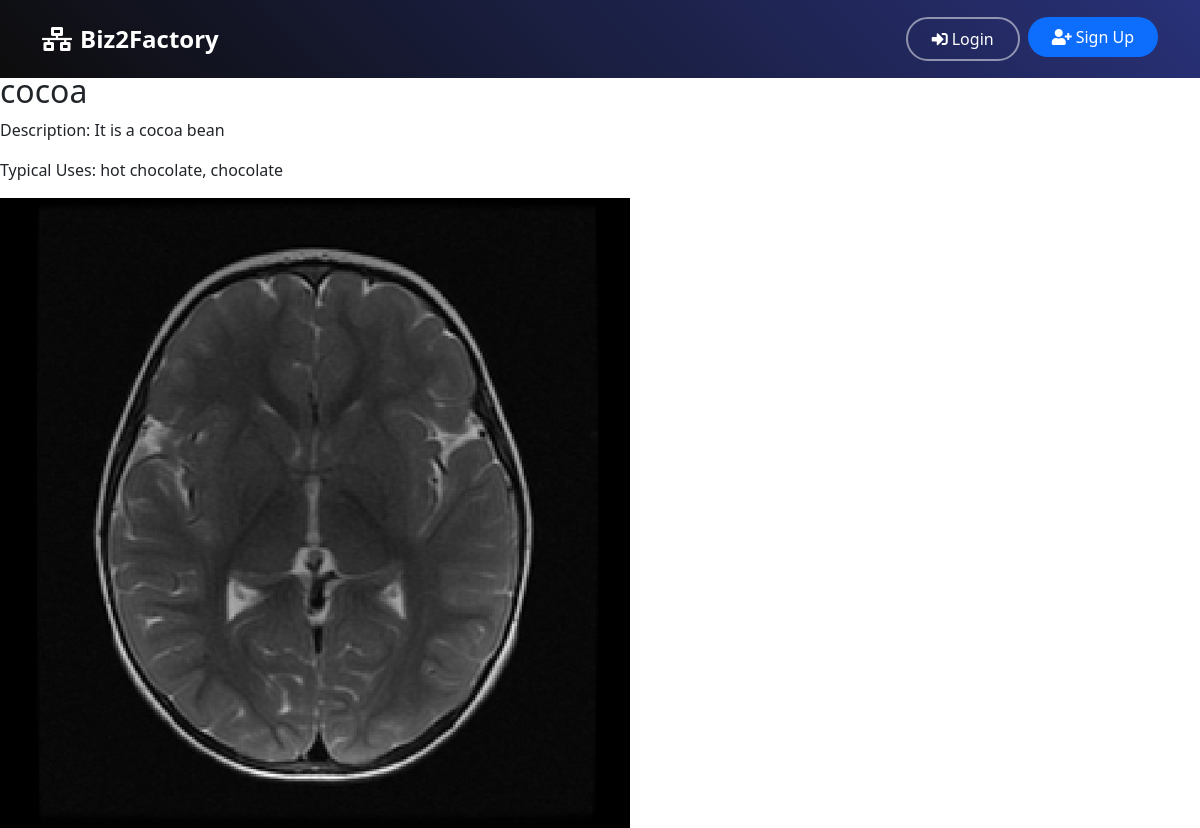
The page /raw-materials/2/ on the database its author committed.
### SME/models.py (models this page shows, shortened)
class RawMaterial(models.Model):
    material_name = models.CharField(
        max_length=100,
        unique=True,
        db_index=True
    )
    description = models.TextField(null=True, blank=True)
    typical_uses = models.TextField(null=True, blank=True)
    image = models.ImageField(upload_to='raw_materials/', null=True, blank=True)
    is_deleted = models.BooleanField(default=False)

### SME/views.py (the view)
# urls.py: path('raw-materials/<int:pk>/', views.RawMaterialDetailView.as_view(), name='raw_material_detail'),
class RawMaterialDetailView(DetailView):
    model = RawMaterial
    template_name = 'raw_material_detail.html'
    context_object_name = 'material'

### SME/templates/raw_material_detail.html
{% extends 'base.html' %}
{% block content %}
<h2>{{ material.material_name }}</h2>
<p>Description: {{ material.description }}</p>
<p>Typical Uses: {{ material.typical_uses }}</p>
{% if material.image %}
<img src="{{ material.image.url }}" alt="{{ material.material_name }}">
{% endif %}
{% endblock %}

### rows shown on the page
RawMaterial: material_name "cocoa", description "It is a cocoa bean", typical_uses "hot chocolate, chocolate", image (picture)
